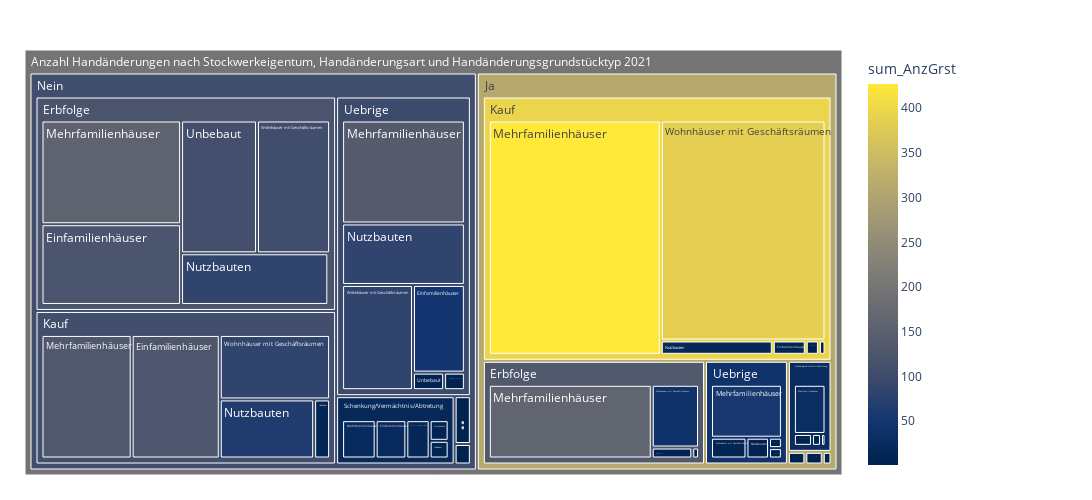

Notebook code cell kept with this figure:
### Code cell
fig = px.treemap(myTreemapAgg.query('sum_AnzGrst >0').reset_index(), path=[px.Constant("Anzahl Handänderungen nach Stockwerkeigentum, Handänderungsart und Handänderungsgrundstücktyp 2021")
                                                                          , 'Stockwerkeigentum','HaeArt','HaeGrstTyp']
                 , values='sum_AnzGrst'
                 , color='sum_AnzGrst'               
                 #, color_discrete_map={'(?)':'lightgrey','EVP':'gold', 'SP':'#FF3030', 'PdA':'#EE3B3B', 'Grüne':'#A2CD5A','GLP':'#CAFF70','Die Mitte':'orange','FDP':'#104E8B','AL':'deeppink','SVP':'forestgreen', 'FL ZÜRI':'#8B864E','Volt':'#lightblue' }                
                 ## bei continuous scales (bei Zahlenwerten):
                 ,color_continuous_scale='cividis'
                 ,height=500 , width=1100                 
                )
fig.update_traces(root_color="grey")
fig.update_layout(margin = dict(t=50, l=25, r=250, b=25))
fig.show()

### Figure 1 — Plotly figure (JSON) as saved in the notebook; plotly's stock layout.template omitted (floating-point values rounded to 4 significant figures)
{"data": [{"branchvalues": "total", "customdata": [[1], [123], [2], [5], [127], [1], [21], [2], [50], [162], [158], [1], [427], [130], [29], [23], [2], [56], [139], [6], [83], [1], [17], [65], [2], [7], [1], [7], [83], [110], [2], [2], [11], [6], [2], [6], [40], [106], [2], [1], [384], [83], [4], [16], [11], [82], [1], [1], [1], [2], [4], [133.4], [121.0], [2], [1.571], [394.9], [106.4], [23.94], [17.96], [2], [1.667], [42.49], [97.49], [1], [311.1], [104.8], [196.9]], "domain": {"x": [0, 1], "y": [0, 1]}, "hovertemplate": "labels=%{label}<br>sum_AnzGrst_sum=%{value}<br>parent=%{parent}<br>id=%{id}<br>sum_AnzGrst=%{color}<extra></extra>", "ids": ["Anzahl Handänderungen nach Stockwerkeigentum, Handänderungsart und Handänderungsgrundstücktyp 2021/Ja/Erbfolge/Einfamilienhäuser", "Anzahl Handänderungen nach Stockwerkeigentum, Handänderungsart und Handänderungsgrundstücktyp 2021/Nein/Erbfolge/Einfamilienhäuser", "Anzahl Handänderungen nach Stockwerkeigentum, Handänderungsart und Handänderungsgrundstücktyp 2021/Nein/Expropriation/Einfamilienhäuser", "Anzahl Handänderungen nach Stockwerkeigentum, Handänderungsart und Handänderungsgrundstücktyp 2021/Ja/Kauf/Einfamilienhäuser", "Anzahl Handänderungen nach Stockwerkeigentum, Handänderungsart und Handänderungsgrundstücktyp 2021/Nein/Kauf/Einfamilienhäuser", "Anzahl Handänderungen nach Stockwerkeigentum, Handänderungsart und Handänderungsgrundstücktyp 2021/Ja/Schenkung/Vermächtnis/Abtretung/Einfamilienhäuser", "Anzahl Handänderungen nach Stockwerkeigentum, Handänderungsart und Handänderungsgrundstücktyp 2021/Nein/Schenkung/Vermächtnis/Abtretung/Einfamilienhäuser", "Anzahl Handänderungen nach Stockwerkeigentum, Handänderungsart und Handänderungsgrundstücktyp 2021/Ja/Uebrige/Einfamilienhäuser", "Anzahl Handänderungen nach Stockwerkeigentum, Handänderungsart und Handänderungsgrundstücktyp 2021/Nein/Uebrige/Einfamilienhäuser", "Anzahl Handänderungen nach Stockwerkeigentum, Handänderungsart und Handänderungsgrundstücktyp 2021/Ja/Erbfolge/Mehrfamilienhäuser", "Anzahl Handänderungen nach Stockwerkeigentum, Handänderungsart und Handänderungsgrundstücktyp 2021/Nein/Erbfolge/Mehrfamilienhäuser", "Anzahl Handänderungen nach Stockwerkeigentum, Handänderungsart und Handänderungsgrundstücktyp 2021/Nein/Expropriation/Mehrfamilienhäuser", "Anzahl Handänderungen nach Stockwerkeigentum, Handänderungsart und Handänderungsgrundstücktyp 2021/Ja/Kauf/Mehrfamilienhäuser", "Anzahl Handänderungen nach Stockwerkeigentum, Handänderungsart und Handänderungsgrundstücktyp 2021/Nein/Kauf/Mehrfamilienhäuser", "Anzahl Handänderungen nach Stockwerkeigentum, Handänderungsart und Handänderungsgrundstücktyp 2021/Ja/Schenkung/Vermächtnis/Abtretung/Mehrfamilienhäuser", "Anzahl Handänderungen nach Stockwerkeigentum, Handänderungsart und Handänderungsgrundstücktyp 2021/Nein/Schenkung/Vermächtnis/Abtretung/Mehrfamilienhäuser", "Anzahl Handänderungen nach Stockwerkeigentum, Handänderungsart und Handänderungsgrundstücktyp 2021/Ja/Tausch/Mehrfamilienhäuser", "Anzahl Handänderungen nach Stockwerkeigentum, Handänderungsart und Handänderungsgrundstücktyp 2021/Ja/Uebrige/Mehrfamilienhäuser", "Anzahl Handänderungen nach Stockwerkeigentum, Handänderungsart und Handänderungsgrundstücktyp 2021/Nein/Uebrige/Mehrfamilienhäuser", "Anzahl Handänderungen nach Stockwerkeigentum, Handänderungsart und Handänderungsgrundstücktyp 2021/Ja/Erbfolge/Nutzbauten", "Anzahl Handänderungen nach Stockwerkeigentum, Handänderungsart und Handänderungsgrundstücktyp 2021/Nein/Erbfolge/Nutzbauten", "Anzahl Handänderungen nach Stockwerkeigentum, Handänderungsart und Handänderungsgrundstücktyp 2021/Nein/Expropriation/Nutzbauten", "Anzahl Handänderungen nach Stockwerkeigentum, Handänderungsart und Handänderungsgrundstücktyp 2021/Ja/Kauf/Nutzbauten", "Anzahl Handänderungen nach Stockwerkeigentum, Handänderungsart und Handänderungsgrundstücktyp 2021/Nein/Kauf/Nutzbauten", "Anzahl Handänderungen nach Stockwerkeigentum, Handänderungsart und Handänderungsgrundstücktyp 2021/Ja/Schenkung/Vermächtnis/Abtretung/Nutzbauten", "Anzahl Handänderungen nach Stockwerkeigentum, Handänderungsart und Handänderungsgrundstücktyp 2021/Nein/Schenkung/Vermächtnis/Abtretung/Nutzbauten", "Anzahl Handänderungen nach Stockwerkeigentum, Handänderungsart und Handänderungsgrundstücktyp 2021/Nein/Tausch/Nutzbauten", "Anzahl Handänderungen nach Stockwerkeigentum, Handänderungsart und Handänderungsgrundstücktyp 2021/Ja/Uebrige/Nutzbauten", "Anzahl Handänderungen nach Stockwerkeigentum, Handänderungsart und Handänderungsgrundstücktyp 2021/Nein/Uebrige/Nutzbauten", "Anzahl Handänderungen nach Stockwerkeigentum, Handänderungsart und Handänderungsgrundstücktyp 2021/Nein/Erbfolge/Unbebaut", "Anzahl Handänderungen nach Stockwerkeigentum, Handänderungsart und Handänderungsgrundstücktyp 2021/Nein/Expropriation/Unbebaut", "Anzahl Handänderungen nach Stockwerkeigentum, Handänderungsart und Handänderungsgrundstücktyp 2021/Ja/Kauf/Unbebaut", "Anzahl Handänderungen nach Stockwerkeigentum, Handänderungsart und Handänderungsgrundstücktyp 2021/Nein/Kauf/Unbebaut", "Anzahl Handänderungen nach Stockwerkeigentum, Handänderungsart und Handänderungsgrundstücktyp 2021/Nein/Schenkung/Vermächtnis/Abtretung/Unbebaut", "Anzahl Handänderungen nach Stockwerkeigentum, Handänderungsart und Handänderungsgrundstücktyp 2021/Ja/Uebrige/Unbebaut", "Anzahl Handänderungen nach Stockwerkeigentum, Handänderungsart und Handänderungsgrundstücktyp 2021/Nein/Uebrige/Unbebaut", "Anzahl Handänderungen nach Stockwerkeigentum, Handänderungsart und Handänderungsgrundstücktyp 2021/Ja/Erbfolge/Wohnhäuser mit Geschäftsräumen", "Anzahl Handänderungen nach Stockwerkeigentum, Handänderungsart und Handänderungsgrundstücktyp 2021/Nein/Erbfolge/Wohnhäuser mit Geschäftsräumen", "Anzahl Handänderungen nach Stockwerkeigentum, Handänderungsart und Handänderungsgrundstücktyp 2021/Ja/Expropriation/Wohnhäuser mit Geschäftsräumen", "Anzahl Handänderungen nach Stockwerkeigentum, Handänderungsart und Handänderungsgrundstücktyp 2021/Nein/Expropriation/Wohnhäuser mit Geschäftsräumen", "Anzahl Handänderungen nach Stockwerkeigentum, Handänderungsart und Handänderungsgrundstücktyp 2021/Ja/Kauf/Wohnhäuser mit Geschäftsräumen", "Anzahl Handänderungen nach Stockwerkeigentum, Handänderungsart und Handänderungsgrundstücktyp 2021/Nein/Kauf/Wohnhäuser mit Geschäftsräumen", "Anzahl Handänderungen nach Stockwerkeigentum, Handänderungsart und Handänderungsgrundstücktyp 2021/Ja/Schenkung/Vermächtnis/Abtretung/Wohnhäuser mit Geschäftsräumen", "Anzahl Handänderungen nach Stockwerkeigentum, Handänderungsart und Handänderungsgrundstücktyp 2021/Nein/Schenkung/Vermächtnis/Abtretung/Wohnhäuser mit Geschäftsräumen", "Anzahl Handänderungen nach Stockwerkeigentum, Handänderungsart und Handänderungsgrundstücktyp 2021/Ja/Uebrige/Wohnhäuser mit Geschäftsräumen", "Anzahl Handänderungen nach Stockwerkeigentum, Handänderungsart und Handänderungsgrundstücktyp 2021/Nein/Uebrige/Wohnhäuser mit Geschäftsräumen", "Anzahl Handänderungen nach Stockwerkeigentum, Handänderungsart und Handänderungsgrundstücktyp 2021/Ja/Zwangsverwertung/Wohnhäuser mit Geschäftsräumen", "Anzahl Handänderungen nach Stockwerkeigentum, Handänderungsart und Handänderungsgrundstücktyp 2021/Nein/Erbfolge/übrige Wohnhäuser", "Anzahl Handänderungen nach Stockwerkeigentum, Handänderungsart und Handänderungsgrundstücktyp 2021/Ja/Kauf/übrige Wohnhäuser", "Anzahl Handänderungen nach Stockwerkeigentum, Handänderungsart und Handänderungsgrundstücktyp 2021/Nein/Tausch/übrige Wohnhäuser", "Anzahl Handänderungen nach Stockwerkeigentum, Handänderungsart und Handänderungsgrundstücktyp 2021/Nein/Uebrige/übrige Wohnhäuser", "Anzahl Handänderungen nach Stockwerkeigentum, Handänderungsart und Handänderungsgrundstücktyp 2021/Ja/Erbfolge", "Anzahl Handänderungen nach Stockwerkeigentum, Handänderungsart und Handänderungsgrundstücktyp 2021/Nein/Erbfolge", "Anzahl Handänderungen nach Stockwerkeigentum, Handänderungsart und Handänderungsgrundstücktyp 2021/Ja/Expropriation", "Anzahl Handänderungen nach Stockwerkeigentum, Handänderungsart und Handänderungsgrundstücktyp 2021/Nein/Expropriation", "Anzahl Handänderungen nach Stockwerkeigentum, Handänderungsart und Handänderungsgrundstücktyp 2021/Ja/Kauf", "Anzahl Handänderungen nach Stockwerkeigentum, Handänderungsart und Handänderungsgrundstücktyp 2021/Nein/Kauf", "Anzahl Handänderungen nach Stockwerkeigentum, Handänderungsart und Handänderungsgrundstücktyp 2021/Ja/Schenkung/Vermächtnis/Abtretung", "Anzahl Handänderungen nach Stockwerkeigentum, Handänderungsart und Handänderungsgrundstücktyp 2021/Nein/Schenkung/Vermächtnis/Abtretung", "Anzahl Handänderungen nach Stockwerkeigentum, Handänderungsart und Handänderungsgrundstücktyp 2021/Ja/Tausch", "Anzahl Handänderungen nach Stockwerkeigentum, Handänderungsart und Handänderungsgrundstücktyp 2021/Nein/Tausch", "Anzahl Handänderungen nach Stockwerkeigentum, Handänderungsart und Handänderungsgrundstücktyp 2021/Ja/Uebrige", "Anzahl Handänderungen nach Stockwerkeigentum, Handänderungsart und Handänderungsgrundstücktyp 2021/Nein/Uebrige", "Anzahl Handänderungen nach Stockwerkeigentum, Handänderungsart und Handänderungsgrundstücktyp 2021/Ja/Zwangsverwertung", "Anzahl Handänderungen nach Stockwerkeigentum, Handänderungsart und Handänderungsgrundstücktyp 2021/Ja", "Anzahl Handänderungen nach Stockwerkeigentum, Handänderungsart und Handänderungsgrundstücktyp 2021/Nein", "Anzahl Handänderungen nach Stockwerkeigentum, Handänderungsart und Handänderungsgrundstücktyp 2021"], "labels": ["Einfamilienhäuser", "Einfamilienhäuser", "Einfamilienhäuser", "Einfamilienhäuser", "Einfamilienhäuser", "Einfamilienhäuser", "Einfamilienhäuser", "Einfamilienhäuser", "Einfamilienhäuser", "Mehrfamilienhäuser", "Mehrfamilienhäuser", "Mehrfamilienhäuser", "Mehrfamilienhäuser", "Mehrfamilienhäuser", "Mehrfamilienhäuser", "Mehrfamilienhäuser", "Mehrfamilienhäuser", "Mehrfamilienhäuser", "Mehrfamilienhäuser", "Nutzbauten", "Nutzbauten", "Nutzbauten", "Nutzbauten", "Nutzbauten", "Nutzbauten", "Nutzbauten", "Nutzbauten", "Nutzbauten", "Nutzbauten", "Unbebaut", "Unbebaut", "Unbebaut", "Unbebaut", "Unbebaut", "Unbebaut", "Unbebaut", "Wohnhäuser mit Geschäftsräumen", "Wohnhäuser mit Geschäftsräumen", "Wohnhäuser mit Geschäftsräumen", "Wohnhäuser mit Geschäftsräumen", "Wohnhäuser mit Geschäftsräumen", "Wohnhäuser mit Geschäftsräumen", "Wohnhäuser mit Geschäftsräumen", "Wohnhäuser mit Geschäftsräumen", "Wohnhäuser mit Geschäftsräumen", "Wohnhäuser mit Geschäftsräumen", "Wohnhäuser mit Geschäftsräumen", "übrige Wohnhäuser", "übrige Wohnhäuser", "übrige Wohnhäuser", "übrige Wohnhäuser", "Erbfolge", "Erbfolge", "Expropriation", "Expropriation", "Kauf", "Kauf", "Schenkung/Vermächtnis/Abtretung", "Schenkung/Vermächtnis/Abtretung", "Tausch", "Tausch", "Uebrige", "Uebrige", "Zwangsverwertung", "Ja", "Nein", "Anzahl Handänderungen nach Stockwerkeigentum, Handänderungsart und Handänderungsgrundstücktyp 2021"], "marker": {"coloraxis": "coloraxis", "colors": [1, 123, 2, 5, 127, 1, 21, 2, 50, 162, 158, 1, 427, 130, 29, 23, 2, 56, 139, 6, 83, 1, 17, 65, 2, 7, 1, 7, 83, 110, 2, 2, 11, 6, 2, 6, 40, 106, 2, 1, 384, 83, 4, 16, 11, 82, 1, 1, 1, 2, 4, 133.4, 121.0, 2, 1.571, 394.9, 106.4, 23.94, 17.96, 2, 1.667, 42.49, 97.49, 1, 311.1, 104.8, 196.9]}, "name": "", "parents": ["Anzahl Handänderungen nach Stockwerkeigentum, Handänderungsart und Handänderungsgrundstücktyp 2021/Ja/Erbfolge", "Anzahl Handänderungen nach Stockwerkeigentum, Handänderungsart und Handänderungsgrundstücktyp 2021/Nein/Erbfolge", "Anzahl Handänderungen nach Stockwerkeigentum, Handänderungsart und Handänderungsgrundstücktyp 2021/Nein/Expropriation", "Anzahl Handänderungen nach Stockwerkeigentum, Handänderungsart und Handänderungsgrundstücktyp 2021/Ja/Kauf", "Anzahl Handänderungen nach Stockwerkeigentum, Handänderungsart und Handänderungsgrundstücktyp 2021/Nein/Kauf", "Anzahl Handänderungen nach Stockwerkeigentum, Handänderungsart und Handänderungsgrundstücktyp 2021/Ja/Schenkung/Vermächtnis/Abtretung", "Anzahl Handänderungen nach Stockwerkeigentum, Handänderungsart und Handänderungsgrundstücktyp 2021/Nein/Schenkung/Vermächtnis/Abtretung", "Anzahl Handänderungen nach Stockwerkeigentum, Handänderungsart und Handänderungsgrundstücktyp 2021/Ja/Uebrige", "Anzahl Handänderungen nach Stockwerkeigentum, Handänderungsart und Handänderungsgrundstücktyp 2021/Nein/Uebrige", "Anzahl Handänderungen nach Stockwerkeigentum, Handänderungsart und Handänderungsgrundstücktyp 2021/Ja/Erbfolge", "Anzahl Handänderungen nach Stockwerkeigentum, Handänderungsart und Handänderungsgrundstücktyp 2021/Nein/Erbfolge", "Anzahl Handänderungen nach Stockwerkeigentum, Handänderungsart und Handänderungsgrundstücktyp 2021/Nein/Expropriation", "Anzahl Handänderungen nach Stockwerkeigentum, Handänderungsart und Handänderungsgrundstücktyp 2021/Ja/Kauf", "Anzahl Handänderungen nach Stockwerkeigentum, Handänderungsart und Handänderungsgrundstücktyp 2021/Nein/Kauf", "Anzahl Handänderungen nach Stockwerkeigentum, Handänderungsart und Handänderungsgrundstücktyp 2021/Ja/Schenkung/Vermächtnis/Abtretung", "Anzahl Handänderungen nach Stockwerkeigentum, Handänderungsart und Handänderungsgrundstücktyp 2021/Nein/Schenkung/Vermächtnis/Abtretung", "Anzahl Handänderungen nach Stockwerkeigentum, Handänderungsart und Handänderungsgrundstücktyp 2021/Ja/Tausch", "Anzahl Handänderungen nach Stockwerkeigentum, Handänderungsart und Handänderungsgrundstücktyp 2021/Ja/Uebrige", "Anzahl Handänderungen nach Stockwerkeigentum, Handänderungsart und Handänderungsgrundstücktyp 2021/Nein/Uebrige", "Anzahl Handänderungen nach Stockwerkeigentum, Handänderungsart und Handänderungsgrundstücktyp 2021/Ja/Erbfolge", "Anzahl Handänderungen nach Stockwerkeigentum, Handänderungsart und Handänderungsgrundstücktyp 2021/Nein/Erbfolge", "Anzahl Handänderungen nach Stockwerkeigentum, Handänderungsart und Handänderungsgrundstücktyp 2021/Nein/Expropriation", "Anzahl Handänderungen nach Stockwerkeigentum, Handänderungsart und Handänderungsgrundstücktyp 2021/Ja/Kauf", "Anzahl Handänderungen nach Stockwerkeigentum, Handänderungsart und Handänderungsgrundstücktyp 2021/Nein/Kauf", "Anzahl Handänderungen nach Stockwerkeigentum, Handänderungsart und Handänderungsgrundstücktyp 2021/Ja/Schenkung/Vermächtnis/Abtretung", "Anzahl Handänderungen nach Stockwerkeigentum, Handänderungsart und Handänderungsgrundstücktyp 2021/Nein/Schenkung/Vermächtnis/Abtretung", "Anzahl Handänderungen nach Stockwerkeigentum, Handänderungsart und Handänderungsgrundstücktyp 2021/Nein/Tausch", "Anzahl Handänderungen nach Stockwerkeigentum, Handänderungsart und Handänderungsgrundstücktyp 2021/Ja/Uebrige", "Anzahl Handänderungen nach Stockwerkeigentum, Handänderungsart und Handänderungsgrundstücktyp 2021/Nein/Uebrige", "Anzahl Handänderungen nach Stockwerkeigentum, Handänderungsart und Handänderungsgrundstücktyp 2021/Nein/Erbfolge", "Anzahl Handänderungen nach Stockwerkeigentum, Handänderungsart und Handänderungsgrundstücktyp 2021/Nein/Expropriation", "Anzahl Handänderungen nach Stockwerkeigentum, Handänderungsart und Handänderungsgrundstücktyp 2021/Ja/Kauf", "Anzahl Handänderungen nach Stockwerkeigentum, Handänderungsart und Handänderungsgrundstücktyp 2021/Nein/Kauf", "Anzahl Handänderungen nach Stockwerkeigentum, Handänderungsart und Handänderungsgrundstücktyp 2021/Nein/Schenkung/Vermächtnis/Abtretung", "Anzahl Handänderungen nach Stockwerkeigentum, Handänderungsart und Handänderungsgrundstücktyp 2021/Ja/Uebrige", "Anzahl Handänderungen nach Stockwerkeigentum, Handänderungsart und Handänderungsgrundstücktyp 2021/Nein/Uebrige", "Anzahl Handänderungen nach Stockwerkeigentum, Handänderungsart und Handänderungsgrundstücktyp 2021/Ja/Erbfolge", "Anzahl Handänderungen nach Stockwerkeigentum, Handänderungsart und Handänderungsgrundstücktyp 2021/Nein/Erbfolge", "Anzahl Handänderungen nach Stockwerkeigentum, Handänderungsart und Handänderungsgrundstücktyp 2021/Ja/Expropriation", "Anzahl Handänderungen nach Stockwerkeigentum, Handänderungsart und Handänderungsgrundstücktyp 2021/Nein/Expropriation", "Anzahl Handänderungen nach Stockwerkeigentum, Handänderungsart und Handänderungsgrundstücktyp 2021/Ja/Kauf", "Anzahl Handänderungen nach Stockwerkeigentum, Handänderungsart und Handänderungsgrundstücktyp 2021/Nein/Kauf", "Anzahl Handänderungen nach Stockwerkeigentum, Handänderungsart und Handänderungsgrundstücktyp 2021/Ja/Schenkung/Vermächtnis/Abtretung", "Anzahl Handänderungen nach Stockwerkeigentum, Handänderungsart und Handänderungsgrundstücktyp 2021/Nein/Schenkung/Vermächtnis/Abtretung", "Anzahl Handänderungen nach Stockwerkeigentum, Handänderungsart und Handänderungsgrundstücktyp 2021/Ja/Uebrige", "Anzahl Handänderungen nach Stockwerkeigentum, Handänderungsart und Handänderungsgrundstücktyp 2021/Nein/Uebrige", "Anzahl Handänderungen nach Stockwerkeigentum, Handänderungsart und Handänderungsgrundstücktyp 2021/Ja/Zwangsverwertung", "Anzahl Handänderungen nach Stockwerkeigentum, Handänderungsart und Handänderungsgrundstücktyp 2021/Nein/Erbfolge", "Anzahl Handänderungen nach Stockwerkeigentum, Handänderungsart und Handänderungsgrundstücktyp 2021/Ja/Kauf", "Anzahl Handänderungen nach Stockwerkeigentum, Handänderungsart und Handänderungsgrundstücktyp 2021/Nein/Tausch", "Anzahl Handänderungen nach Stockwerkeigentum, Handänderungsart und Handänderungsgrundstücktyp 2021/Nein/Uebrige", "Anzahl Handänderungen nach Stockwerkeigentum, Handänderungsart und Handänderungsgrundstücktyp 2021/Ja", "Anzahl Handänderungen nach Stockwerkeigentum, Handänderungsart und Handänderungsgrundstücktyp 2021/Nein", "Anzahl Handänderungen nach Stockwerkeigentum, Handänderungsart und Handänderungsgrundstücktyp 2021/Ja", "Anzahl Handänderungen nach Stockwerkeigentum, Handänderungsart und Handänderungsgrundstücktyp 2021/Nein", "Anzahl Handänderungen nach Stockwerkeigentum, Handänderungsart und Handänderungsgrundstücktyp 2021/Ja", "Anzahl Handänderungen nach Stockwerkeigentum, Handänderungsart und Handänderungsgrundstücktyp 2021/Nein", "Anzahl Handänderungen nach Stockwerkeigentum, Handänderungsart und Handänderungsgrundstücktyp 2021/Ja", "Anzahl Handänderungen nach Stockwerkeigentum, Handänderungsart und Handänderungsgrundstücktyp 2021/Nein", "Anzahl Handänderungen nach Stockwerkeigentum, Handänderungsart und Handänderungsgrundstücktyp 2021/Ja", "Anzahl Handänderungen nach Stockwerkeigentum, Handänderungsart und Handänderungsgrundstücktyp 2021/Nein", "Anzahl Handänderungen nach Stockwerkeigentum, Handänderungsart und Handänderungsgrundstücktyp 2021/Ja", "Anzahl Handänderungen nach Stockwerkeigentum, Handänderungsart und Handänderungsgrundstücktyp 2021/Nein", "Anzahl Handänderungen nach Stockwerkeigentum, Handänderungsart und Handänderungsgrundstücktyp 2021/Ja", "Anzahl Handänderungen nach Stockwerkeigentum, Handänderungsart und Handänderungsgrundstücktyp 2021", "Anzahl Handänderungen nach Stockwerkeigentum, Handänderungsart und Handänderungsgrundstücktyp 2021", ""], "root": {"color": "grey"}, "type": "treemap", "values": [1, 123, 2, 5, 127, 1, 21, 2, 50, 162, 158, 1, 427, 130, 29, 23, 2, 56, 139, 6, 83, 1, 17, 65, 2, 7, 1, 7, 83, 110, 2, 2, 11, 6, 2, 6, 40, 106, 2, 1, 384, 83, 4, 16, 11, 82, 1, 1, 1, 2, 4, 209, 581, 2, 7, 836, 416, 36, 73, 2, 3, 78, 364, 1, 1164, 1444, 2608]}], "layout": {"coloraxis": {"colorbar": {"title": {"text": "sum_AnzGrst"}}, "colorscale": [[0, "#00224e"], [0.1111, "#123570"], [0.2222, "#3b496c"], [0.3333, "#575d6d"], [0.4444, "#707173"], [0.5556, "#8a8678"], [0.6667, "#a59c74"], [0.7778, "#c3b369"], [0.8889, "#e1cc55"], [1, "#fee838"]]}, "height": 500, "legend": {"tracegroupgap": 0}, "margin": {"b": 25, "l": 25, "r": 250, "t": 50}, "width": 1100}}
